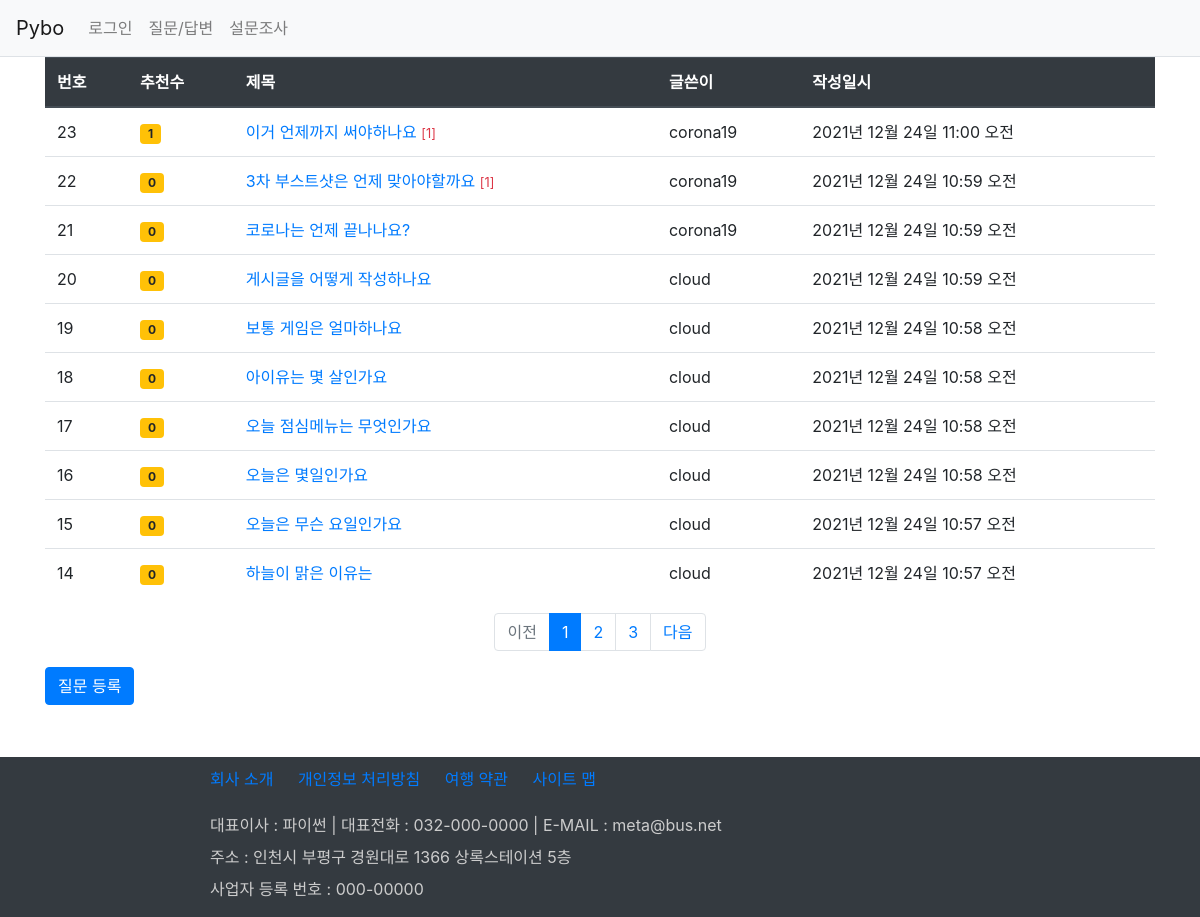
Screenshot of /board/board_list/ with the database file from the repository.
### board/models.py (models this page shows, shortened)
class Question(models.Model):
    author = models.ForeignKey(User, on_delete=models.CASCADE, related_name='author_question')
    subject = models.CharField(max_length=100)  # 제목 칼럼
    content = models.TextField()  # 내용
    create_date = models.DateTimeField()  # 작성일
    modify_date = models.DateTimeField(null=True, blank=True)  # 수정일
    voter = models.ManyToManyField(User, related_name='voter_question')

### board/views.py (the view)
# urls.py: path('board_list/', views.board_list, name='board_list'),
def board_list(request):
    question_list = Question.objects.order_by('-create_date')
    page = request.GET.get('page', 1)   # 127.0.0.1:8000/
    paginator = Paginator(question_list, 10)    # 페이지당 10개 씩 설정
    page_obj = paginator.get_page(page)  # 페이지 가져오기
    return render(request, 'board/question_list.html',
                  {'question_list': page_obj})

### board/templatetags/board_filter.py (called while the page is built)
@register.filter
def sub(value, arg):    # 기존값(value)에서 arg를 빼서 반환함
    return value - arg

### templates/board/question_list.html
{% extends 'base.html' %}
{% load board_filter %}
{% block content %}
<div class="container">
    <section>
        <table class="table">
            <thead class="thead-dark">
                <th>번호</th><th>추천수</th><th>제목</th><th>글쓴이</th><th>작성일시</th>
            </thead>
            <tbody>
                {% if question_list %}
                    {% for question in question_list %}
                    <tr>
                        <td>{{ question_list.paginator.count|sub:question_list.start_index|sub:forloop.counter0|add:1 }}</td>
                        <td>
                            {% if question.voter.all.count > 0 %}
                            <span class="badge badge-warning px-2 py-1">
                                {{ question.voter.all.count }}
                            </span>
                            {% else %}
                            <span class="badge badge-warning px-2 py-1">
                                0
                            </span>
                            {% endif %}
                        </td>
                        <td>
                            <a href="{% url 'board:detail' question.id %}">
                                {{ question.subject }}
                            </a>
                            {% if question.answer_set.count > 0 %}
                                <span class="text-danger small">[{{ question.answer_set.count }}]</span>
                            {% endif %}
                        </td>
                        <td>{{ question.author }}</td>
                        <td>{{ question.create_date }}</td>
                    </tr>
                    {% endfor %}
                {% else %}
                <p>질문이 없습니다.</p>
                {% endif %}
            </tbody>
        </table>
        <ul class="pagination justify-content-center">
            {% if question_list.has_previous %}
            <li class="page-item">
                <a class="page-link"
                   href="?page={{ question_list.previous_page_number }}">
                    이전
                </a>
            </li>
            {% else %}
            <li class="page-item disabled">
                <a class="page-link" href="#">
                    이전
                </a>
            </li>
            {% endif %}
            {% for page_number in question_list.paginator.page_range %}
                {% if page_number == question_list.number %}
                <li class="page-item active">
                    <a class="page-link"
                    href="?page={{ page_number }}">{{ page_number }}</a>
                </li>
                {% else %}
                <li class="page-item">
                    <a class="page-link"
                    href="?page={{ page_number }}">{{ page_number }}</a>
                </li>
                {% endif %}
            {% endfor %}
            {% if question_list.has_next %}
            <li class="page-item">
                <a class="page-link"
                   href="?page={{ question_list.next_page_number }}">
                    다음
                </a>
            </li>
            {% else %}
            <li class="page-item disabled">
                <a class="page-link" href="#">
                    다음
                </a>
            </li>
            {% endif %}
        </ul>
        <a class="btn btn-primary" href="{% url 'board:question_create' %}">질문 등록</a>
    </section>
</div>
{% endblock %}

### static/board/css/style.css (style rules this page uses)
section { height: 650px; }

### rows the page displays
Question: paginator.count|sub "23", voter.all.count "1", subject "이거 언제까지 써야하나요", answer_set.count "1", author "corona19", create_date "2021년 12월 24일 11:00 오전"
Question: paginator.count|sub "22", shows "0", subject "3차 부스트샷은 언제 맞아야할까요", answer_set.count "1", author "corona19", create_date "2021년 12월 24일 10:59 오전"
Question: paginator.count|sub "21", shows "0", subject "코로나는 언제 끝나나요?", author "corona19", create_date "2021년 12월 24일 10:59 오전"
Question: paginator.count|sub "20", subject "게시글을 어떻게 작성하나요", author "cloud", create_date "2021년 12월 24일 10:59 오전"
Question: paginator.count|sub "19", shows "0", subject "보통 게임은 얼마하나요", author "cloud", create_date "2021년 12월 24일 10:58 오전"
Question: paginator.count|sub "18", shows "0", subject "아이유는 몇 살인가요", author "cloud", create_date "2021년 12월 24일 10:58 오전"
Question: paginator.count|sub "17", shows "0", subject "오늘 점심메뉴는 무엇인가요", author "cloud", create_date "2021년 12월 24일 10:58 오전"
Question: paginator.count|sub "16", shows "0", subject "오늘은 몇일인가요", author "cloud", create_date "2021년 12월 24일 10:58 오전"
Question: paginator.count|sub "15", shows "0", subject "오늘은 무슨 요일인가요", author "cloud", create_date "2021년 12월 24일 10:57 오전"
Question: paginator.count|sub "14", shows "0", subject "하늘이 맑은 이유는", author "cloud", create_date "2021년 12월 24일 10:57 오전"

### other values shown
{{ page_number }} "1"
{{ page_number }} "2" "3"
